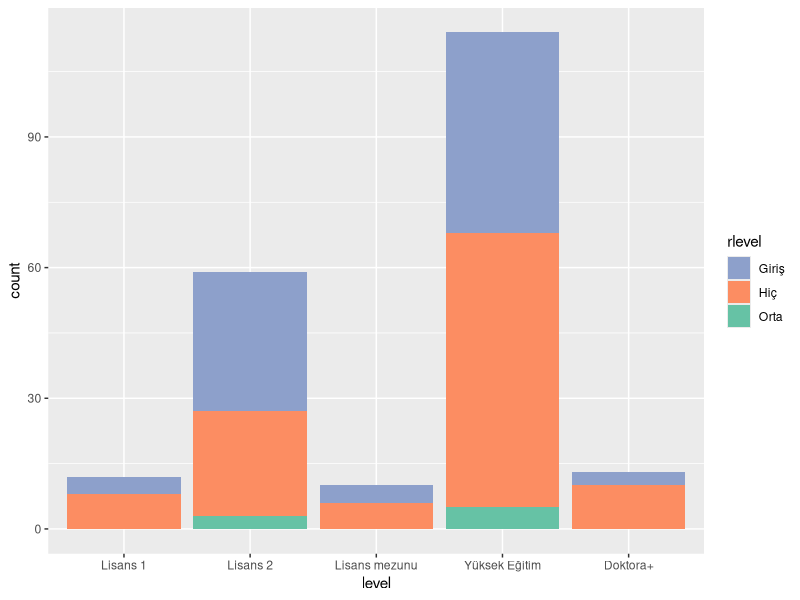

This chart was generated by the following R code:

library(tidyverse)
library(RColorBrewer)
setwd("~/Desktop/DogaBilimleriR/")

file_adaylar <- as.tibble(read.csv("katilimcilar.csv"))

# remove duplicates
adaylar <- file_adaylar %>% 
     distinct(isim, .keep_all = TRUE) %>% 
     select(isim, university, area, level, PreviousWorkshop, rlevel, 
            department_, study_area)

# remove prep years and edit factors
adaylar <- adaylar %>% 
     filter(level != "Hazırlık" ) %>%
     mutate(level = factor(level, levels = c("1_2", "3_4","Mezun", "YL_Doktora", 
                                             "Doktora+"))) %>% 
     mutate(level = recode(level, "1_2" = "Lisans 1",
                           "3_4" = "Lisans 2",
                           "Mezun" = "Lisans mezunu",
                           "YL_Doktora" = "Yüksek Eğitim"))

# graph
ggplot(adaylar, aes(level, fill= rlevel)) +
     geom_histogram(stat= "count") +
     scale_fill_brewer(palette= "Set2", direction = -1)

# filters
levels(adaylar$area)

adaylar_s <- adaylar %>% 
     filter(rlevel %in% c("Giriş", "Hiç")) %>% 
     filter(level %in% c("Yüksek Eğitim", "Doktora+")) %>% 
     filter(area %in% c("Aerobiyoloji", "Atmosfer ve iklim", "Biyocoğrafya",
                        "Biyoloji", "Botanik", "Deniz Bilimleri",
                        "Doğa Koruma", "Ekoloji", "Ornitoloji", "Orman", 
                        "Zooloji"))